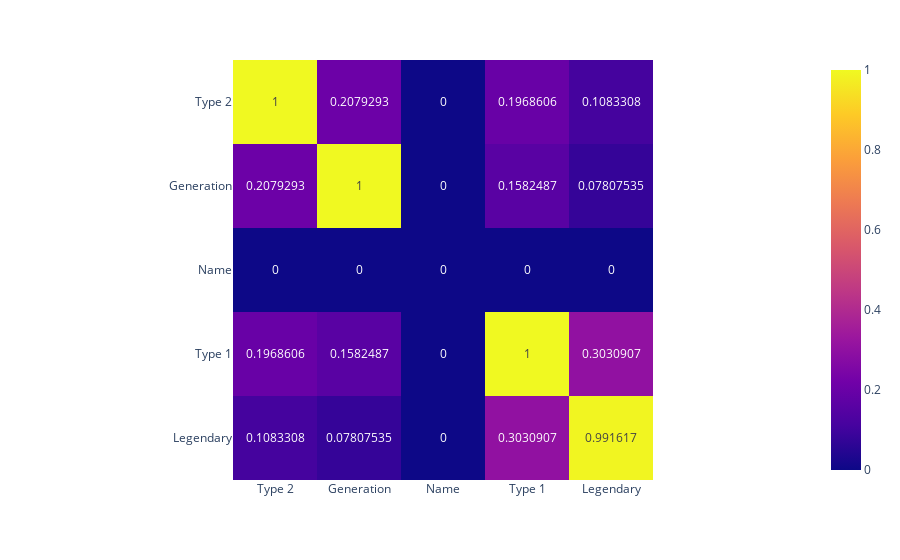

Notebook code for this chart:
### Markdown cell above
## Heatmaps for qualitative correlations

### Code cell
# git clone https://github.com/ayanatherate/dfcorrs.git
# cd dfcorrs 
# pip install -r requirements.txt

from dfcorrs.cramersvcorr import Cramers
cram=Cramers()
# cram.corr(df_pokemon)
cram.corr(df_pokemon, plot_htmp=True)

### Figure 1 — Plotly figure (JSON) as saved in the notebook; plotly's stock layout.template omitted (floating-point values rounded to 4 significant figures)
{"data": [{"coloraxis": "coloraxis", "hovertemplate": "x: %{x}<br>y: %{y}<br>color: %{z}<extra></extra>", "name": "0", "texttemplate": "%{z}", "type": "heatmap", "x": ["Type 2", "Generation", "Name", "Type 1", "Legendary"], "xaxis": "x", "y": ["Type 2", "Generation", "Name", "Type 1", "Legendary"], "yaxis": "y", "z": [[1.0, 0.2079, 0.0, 0.1969, 0.1083], [0.2079, 1.0, 0.0, 0.1582, 0.07808], [0.0, 0.0, 0.0, 0.0, 0.0], [0.1969, 0.1582, 0.0, 1.0, 0.3031], [0.1083, 0.07808, 0.0, 0.3031, 0.9916]]}], "layout": {"coloraxis": {"colorscale": [[0, "#0d0887"], [0.1111, "#46039f"], [0.2222, "#7201a8"], [0.3333, "#9c179e"], [0.4444, "#bd3786"], [0.5556, "#d8576b"], [0.6667, "#ed7953"], [0.7778, "#fb9f3a"], [0.8889, "#fdca26"], [1, "#f0f921"]]}, "margin": {"t": 60}, "xaxis": {"anchor": "y", "constrain": "domain", "domain": [0, 1], "scaleanchor": "y"}, "yaxis": {"anchor": "x", "autorange": "reversed", "constrain": "domain", "domain": [0, 1]}}}
